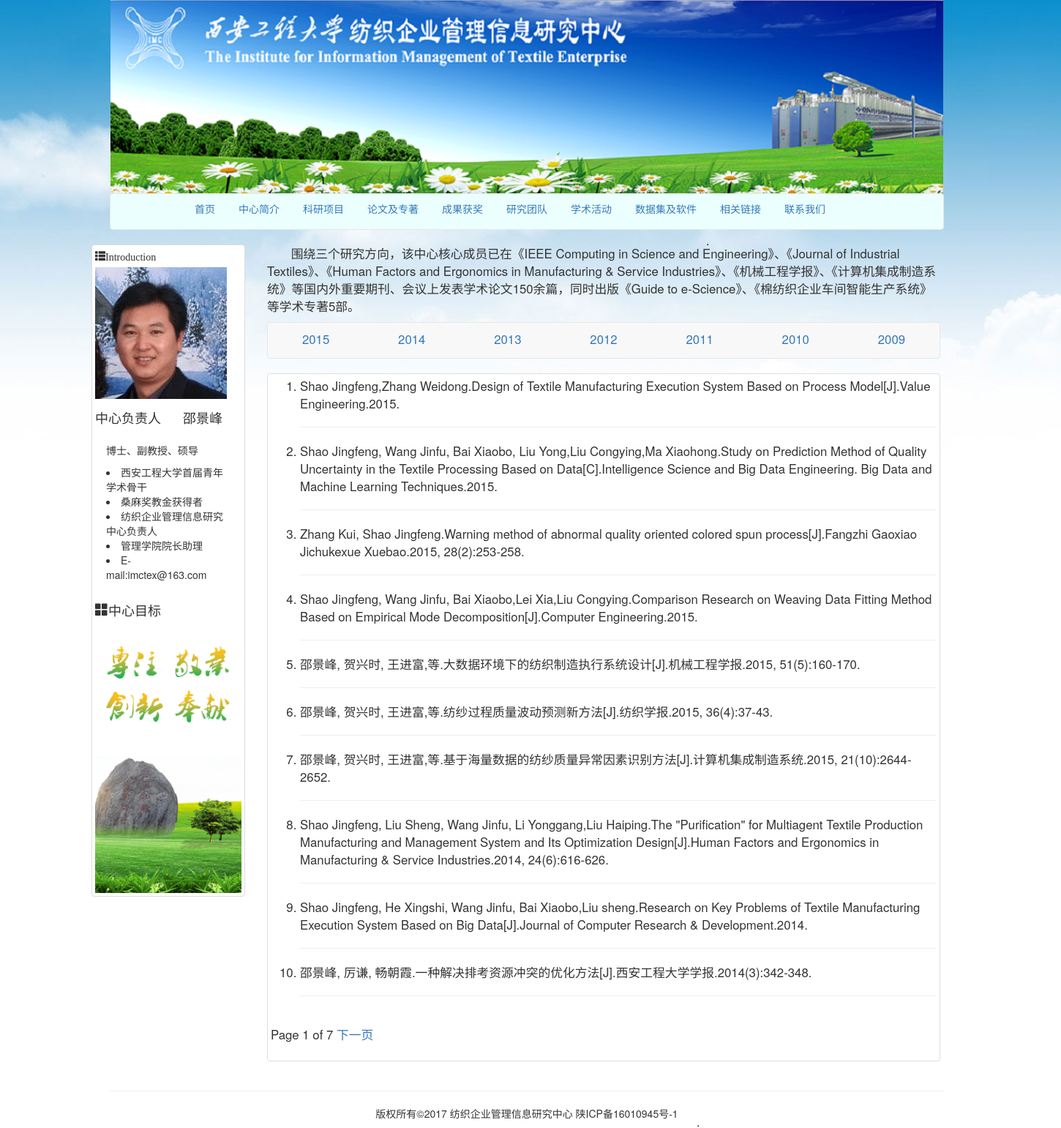
Page /monographs/monographs-list/ on the committed database.
### monographs/models.py (models this page shows, shortened)
class Monographs(models.Model):
    name = models.CharField('姓名',max_length=300)
    subject =  models.CharField('题目',max_length=300)
    publishing = models.CharField('出版社',max_length=300,blank=True)
    time = models.CharField('时间',max_length=300,blank=True)
    class Meta:
        verbose_name = '论文及专著'
        verbose_name_plural = '论文及专著'

### monographs/views.py (the view)
def monographs_list(request):
    monographs = Monographs.objects.all()
    paginator = Paginator(monographs, 10)
    page = request.GET.get('page')
    try:
        current_page = paginator.page(page)
        monographs_list = current_page.object_list
    except PageNotAnInteger:
        current_page = paginator.page(1)
        monographs_list = current_page.object_list
    except EmptyPage:
        current_page = paginator.page(paginator.num_pages)
        monographs_list = current_page.object_list
    return render(request, "monographs/monographs_list.html",{"monographs_list":monographs_list,"page": current_page})

### templates/monographs/monographs_list.html (shortened to what this page needs)
{% extends 'base.html' %}
{% block content %}
<div class="container">
<div class="col-md-10" style="font-size: larger">
    <p >&nbsp;&nbsp;&nbsp;&nbsp;&nbsp;&nbsp;&nbsp;围绕三个研究方向，该中心核心成员已在《IEEE Computing in Science and Engineering》、《Journal of Industrial Textiles》、《Human Factors and Ergonomics in Manufacturing & Service Industries》、《机械工程学报》、《计算机集成制造系统》等国内外重要期刊、会议上发表学术论文150余篇，同时出版《Guide to e-Science》、《棉纺织企业车间智能生产系统》等学术专著5部。</p>
    <nav class="navbar navbar-default" role="navigation" >
        <div>
            <ul class="nav nav-pills nav-justified" >
                <li><a href="{% url 'monographs:monographs_list_year' 2015 %}" >2015</a></li>
                <li><a href="{% url 'monographs:monographs_list_year' 2014 %}">2014</a></li>
                <li><a href="{% url 'monographs:monographs_list_year' 2013 %}">2013</a></li>
                <li><a href="{% url 'monographs:monographs_list_year' 2012 %}">2012</a></li>
                <li><a href="{% url 'monographs:monographs_list_year' 2011 %}">2011</a></li>
                <li><a href="{% url 'monographs:monographs_list_year' 2010 %}">2010</a></li>
                <li><a href="{% url 'monographs:monographs_list_year' 2009 %}">2009</a></li>
            </ul>
        </div>
    </nav>
<div class="thumbnail">
    <ol>
    {% for monographs in monographs_list %}
        <li>
        {{ monographs.name }}.{{ monographs.subject }}.{{ monographs.publishing }}.{{ monographs.time }}.
        </li>
        <hr>
    {% endfor %}
    </ol>
{% include "paginator.html" %}
</div>
</div>
</div>
{% endblock %}

### rows in the picture
Monographs: name "Shao Jingfeng,Zhang Weidong", subject "Design of Textile Manufacturing Execution System Based on Process Model[J]", publishing "Value Engineering", time "2015"
Monographs: name "Shao Jingfeng, Wang Jinfu, Bai Xiaobo, Liu Yong,Liu Congying,Ma Xiaohong", subject "Study on Prediction Method of Quality Uncertainty in the Textile Processing Based on Data[C]", publishing "Intelligence Science and Big Data Engineering. Big Data and Machine Learning Techniques", time "2015"
Monographs: name "Zhang Kui, Shao Jingfeng", subject "Warning method of abnormal quality oriented colored spun process[J]", publishing "Fangzhi Gaoxiao Jichukexue Xuebao", time "2015, 28(2):253-258"
Monographs: name "Shao Jingfeng, Wang Jinfu, Bai Xiaobo,Lei Xia,Liu Congying", subject "Comparison Research on Weaving Data Fitting Method Based on Empirical Mode Decomposition[J]", publishing "Computer Engineering", time "2015"
Monographs: name "邵景峰, 贺兴时, 王进富,等", subject "大数据环境下的纺织制造执行系统设计[J]", publishing "机械工程学报", time "2015, 51(5):160-170"
Monographs: name "邵景峰, 贺兴时, 王进富,等", subject "纺纱过程质量波动预测新方法[J]", publishing "纺织学报", time "2015, 36(4):37-43"
Monographs: name "邵景峰, 贺兴时, 王进富,等", subject "基于海量数据的纺纱质量异常因素识别方法[J]", publishing "计算机集成制造系统", time "2015, 21(10):2644-2652"
Monographs: name "Shao Jingfeng, Liu Sheng, Wang Jinfu, Li Yonggang,Liu Haiping", subject "The \"Purification\" for Multiagent Textile Production Manufacturing and Management System and Its Optimization Design[J]", publishing "Human Factors and Ergonomics in Manufacturing & Service Industries", time "2014, 24(6):616-626"
Monographs: name "Shao Jingfeng, He Xingshi, Wang Jinfu, Bai Xiaobo,Liu sheng", subject "Research on Key Problems of Textile Manufacturing Execution System Based on Big Data[J]", publishing "Journal of Computer Research & Development", time "2014"
Monographs: name "邵景峰, 厉谦, 畅朝霞", subject "一种解决排考资源冲突的优化方法[J]", publishing "西安工程大学学报", time "2014(3):342-348"

### other values in the picture
{{ page.number }} "1"
{{ page.paginator.num_pages }} "7"
